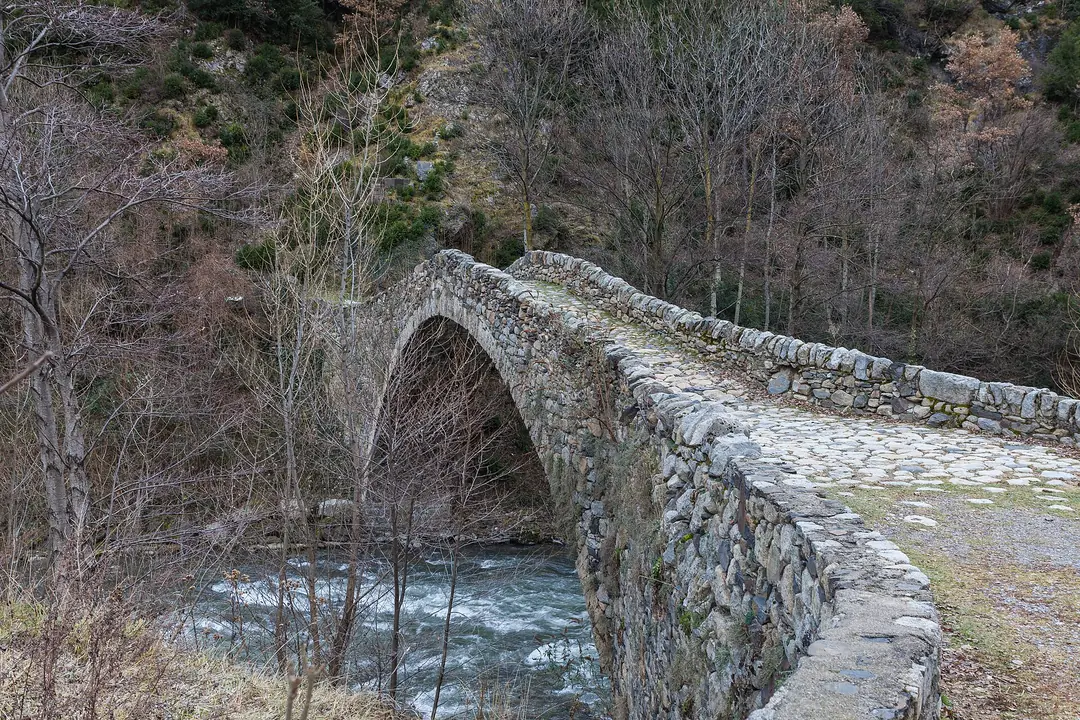
#> input picture assets/ad/L01.webp, 1080 x 720 px
$ python -i refill_gap.py   (imports and definitions only)
#> lines starting #> are read from the running program, lines starting #| are printed output that depends on the picture
# -*- coding: utf-8 -*-
"""精准补图：只补缺口，已有的图一张都不动。

和 fill_images.py 的区别
------------------------
fill_images 是**整国重选**（`rec["landmark_images"] = picked`），跑一次会把
好图也一起换掉 —— 之前"补第五张"结果把凡尔赛镜厅换成某酒吧的镜子就是这么来的。

这个脚本只做一件事：往某个国家的 `landmark_images` **末尾追加**一张，
已有条目、已有文件、已有编号全部原样保留。

用法
----
    python scripts/refill_gap.py                # 补全部缺口
    python scripts/refill_gap.py ZA MY          # 只补这两个国家
    python scripts/refill_gap.py --dry-run      # 只搜索、列出候选，不下载不写盘

依赖 Commons API（commons.wikimedia.org）。当前网络若访问不了维基，
脚本会在第一步直接报错退出，不会留下半截数据。
"""

import argparse
import io
import json
import os
import re
import sys

sys.path.insert(0, os.path.dirname(os.path.abspath(__file__)))
import fill_images as F              # 复用它的检索、评分、黑名单
from PIL import Image

# [1 line that did not run here, left out]

# 图片规格，与 scripts/optimize_images.py 保持一致
DETAIL_W, DETAIL_Q = 1080, 75
THUMB_W, THUMB_Q, THUMB_H = 240, 78, 180

# ---------------------------------------------------------------------------
# 缺口清单。每一条对应 2026-11-04 被删掉的一张错图。
#   must  —— 文件名里必须出现的专名（去空格、忽略大小写后做包含判断）
#   avoid —— 命中即淘汰的排除词，用来挡住"同名不同地"
#
# 为什么不用 is_junk 统一挡：JUNK_WORDS 里有 prison/office/school 这些词，
# 而罗本岛本身就是监狱博物馆、帕拉马里博那处就是市场建筑 —— 一刀切会误伤，
# 这里按缺口逐条精确指定。
GAPS = [
    # —— 第一批（2026-11-04 上午删掉的 18 张里能补的 10 张）——
    dict(iso="ZA", zh="罗本岛", pick="Robben Island-113362.jpg"),
    dict(iso="MY", zh="黑风洞", pick="Batu Caves stairs 2022-05.jpg"),
    dict(iso="AE", zh="哈利法塔", pick="Dubai skyline 2015 (crop).jpg"),
    dict(iso="AE", zh="迪拜棕榈岛", pick="Palm Jumeirah Beach.jpg"),
    dict(iso="CA", zh="尼亚加拉大瀑布",
         pick="Canadian Horseshoe Falls with city of Niagara Falls, Ontario in background.jpg"),
    dict(iso="CV", zh="圣菲利佩皇家要塞", pick="CidadeVelha-SaoFelipe1.jpg"),
    dict(iso="KI", zh="贝蒂奥岛", pick="Kiribati Bairiki Betio Causeway.jpg"),
    dict(iso="SR", zh="帕拉马里博中央市场", pick="Paramaribo market (33557504165).jpg"),
    dict(iso="XK", zh="普里什蒂纳新生纪念碑", pick="NEWBORN Monument.jpg"),
    dict(iso="YE", zh="亚丁港", pick="Green Lighthouse.jpg"),

    # —— 第二批：用户点名的问题图（地图/标牌/告示牌/1931 老照片）——
    dict(iso="NC", zh="新喀里多尼亚泻湖", pick="Corail Lifou.JPG",
         why="原第 2 张是菲律宾爱妮岛（完全不是新喀），第 5 张是地图"),
    dict(iso="SB", zh="圣伊莎贝尔岛", pick="Rainforestt of Isabel Island.jpg",
         why="原图是维基的区划定位图（Solomon Islands - Santa Isabel.PNG）"),
    dict(iso="SB", zh="瓜达尔卡纳尔岛", pick="Visale, Solomon Islands.JPG",
         why="原图是维基的区划定位图（Solomon Islands - Guadalcanal.PNG）"),
    dict(iso="BF", zh="班福拉瀑布", pick="Cascades de Banfora Burkina Faso.JPG",
         why="原图是 1931 年法国殖民地宣传照（稻田脱粒），不是瀑布"),
    dict(iso="BI", zh="基比拉国家公园", pick="L'environnement de Kibira à teza.jpg",
         why="原图是公园入口的入园须知告示牌"),
    dict(iso="CL", zh="复活节岛摩艾石像", pick="Kneeled moai Easter Island.jpg",
         why="原图是摩艾旁边的木制保护告示牌"),
    dict(iso="CL", zh="圣克里斯托瓦尔山", pick="Cerro San Cristobal Santiago, Chile.jpg",
         why="原图是刻着诗句的石碑"),
    dict(iso="GS", zh="福图纳湾", pick="2021-11-17 Fortuna Bay, South Georgia 01.jpg",
         why="原图是地图（Fortuna-Bay.PNG），另一张是沙克尔顿在蒙得维的亚的葬礼照"),
    # 用户特别点名：夏威夷是旅游胜地，图要挑好的
    dict(iso="US", zh="夏威夷威基基海滩", pick="Diamond Head from Waikiki Beach 01.jpg",
         why="用户要求补夏威夷的图"),
    dict(iso="US", zh="夏威夷钻石头山", pick="Diamond Head.jpg",
         why="用户要求补夏威夷的图"),
    # —— 第三批（用户 2026-11-04 再次点名）——
    dict(iso="GM", zh="阿布科自然保护区林地",
         pick="Abuko Nature Reserve, Gambia - December 2013.jpg",
         why="原第 1 张是保护区入口的收费告示牌（ADMISSION FEES 绿牌）"),
    dict(iso="GM", zh="詹姆斯岛要塞遗迹",
         pick="Gambia 2010 - St. James island 0003.jpg",
         why="原第 2 张是老地图（James Island and Fort Gambia 手绘图）"),
    dict(iso="CN", zh="黄山云海",
         pick="Sea of clouds viewed from the top of Huangshan.jpg",
         why="用户要求中国再加一张：原有 5 张偏建筑与人文，缺自然景观"),
    # —— 梵蒂冈：NE 多边形只有 7 个点，简化后 <MIN_RING 被丢掉，
    #    index/meta/flat/cards 里全没有它，点标签只能落到「档案未就绪」。
    #    2026-11-04 手工建档（data/va.json），图从 Commons 人工挑选。
    dict(iso="VA", zh="圣彼得大教堂正立面",
         pick="Rome, Vatican, Italy, Facade of St. Peter's Basilica.jpg"),
    dict(iso="VA", zh="圣彼得广场与柱廊",
         pick="Saint Peter's Square from the dome.jpg"),
    dict(iso="VA", zh="西斯廷礼拜堂天顶画",
         pick="Lightmatter Sistine Chapel ceiling.jpg"),
    dict(iso="VA", zh="梵蒂冈博物馆螺旋楼梯",
         pick="Vatican Museums Spiral Staircase 2012.jpg"),
    dict(iso="CA", zh="多伦多天际线", pick="Toronto Skyline Summer 2020.jpg",
         why="原图是 8 Elm Street 施工照；天际线全景被评分器的宽高比上限挡掉了"),
]

# 查过候选池、Commons 上确实没有可用素材的（保持不显示，宁缺勿错）
SKIPPED = [
    ("BD", "孟加拉国国会大厦", "候选只剩「巴基斯坦邮票上的国会大厦」"),
    ("CG", "奥扎拉-科库阿国家公园", "候选 0 个，条目配图也打不开"),
    ("IO", "佩罗斯班霍斯环礁", "候选全是 18-19 世纪法文古地图"),
    ("LR", "布坎南港", "候选 0 个，关键词池 12 张全被判为设施照"),
    ("NC", "让·马里·吉巴乌文化中心", "Commons 上这个地标只有一张标着位置的区域地图"),
    ("PW", "洛克群岛", "唯一候选是帕劳科罗尔州的一条街"),
    ("TZ", "桑给巴尔海滩", "候选全是动物（白鹭/蝴蝶/海豚/织雀）"),
]

# 这 7 处查过候选池，Commons 上确实没有能用的素材（全是动物/古地图/别的城市的同名地标），
# 保持删除状态 —— 宁可不显示，也不放一张错的。
SKIPPED = [
    ("BD", "孟加拉国国会大厦", "候选只有「巴基斯坦邮票上的国会大厦」和实景照都对不上专名"),
    ("CA", "多伦多天际线", "候选全是一栋住宅楼的施工记录照（88 Scott / 252 Church / 19 Duncan）"),
    ("CG", "奥扎拉-科库阿国家公园", "候选 0 个，条目配图也打不开"),
    ("IO", "佩罗斯班霍斯环礁", "候选全是 18-19 世纪法文古地图（Plan des isles / PIan des isles）"),
    ("LR", "布坎南港", "候选 0 个，关键词池 12 张全被判为设施照"),
    ("PW", "洛克群岛", "唯一候选是帕劳科罗尔州的一条街，不是洛克群岛"),
    ("TZ", "桑给巴尔海滩", "候选全是动物（白鹭/蝴蝶/海豚/织雀），没有一个海岸场景"),
]


# [19 lines left out: functions check_api, next_index, not called in this run]


def to_webp(src_abs):
    """按 optimize_images.py 的规格转详情图 + 缩略图，返回相对仓库根的路径。"""
#> called with src_abs = '../assets/ad/L01.webp'
    base, _ext = os.path.splitext(src_abs)
    detail_abs = base + ".webp"
    thumb_abs = base + ".thumb.webp"

    im = Image.open(src_abs).convert("RGB")
#> im is the input picture: PIL image 1080x720 RGB; mean R, G, B 98.9, 98, 96.5
    w, h = im.size
#> w = 1080; h = 720

    w2 = min(DETAIL_W, w)
#> w2 = 1080
    h2 = max(1, round(h * w2 / float(w)))
#> h2 = 720
    im.resize((w2, h2), Image.LANCZOS).save(detail_abs, "WEBP",
                                            quality=DETAIL_Q, method=6)

    w3 = min(THUMB_W, w)
#> w3 = 240
    h3 = max(1, round(h * w3 / float(w)))
#> h3 = 160
    if h3 > THUMB_H:                       # 竖图按宽缩完还太高，再按高度兜一次
        h3 = THUMB_H
        w3 = max(1, round(w * h3 / float(h)))
    im.resize((w3, h3), Image.LANCZOS).save(thumb_abs, "WEBP",
                                            quality=THUMB_Q, method=6)
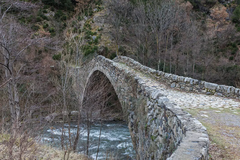
#> saved as L01.thumb.webp: PIL image 240x160 RGB; mean R, G, B 98.9, 98, 96.5

#> (the run stopped early here; a loop or call above may not have finished)

$ run again, on assets/am/L02.webp
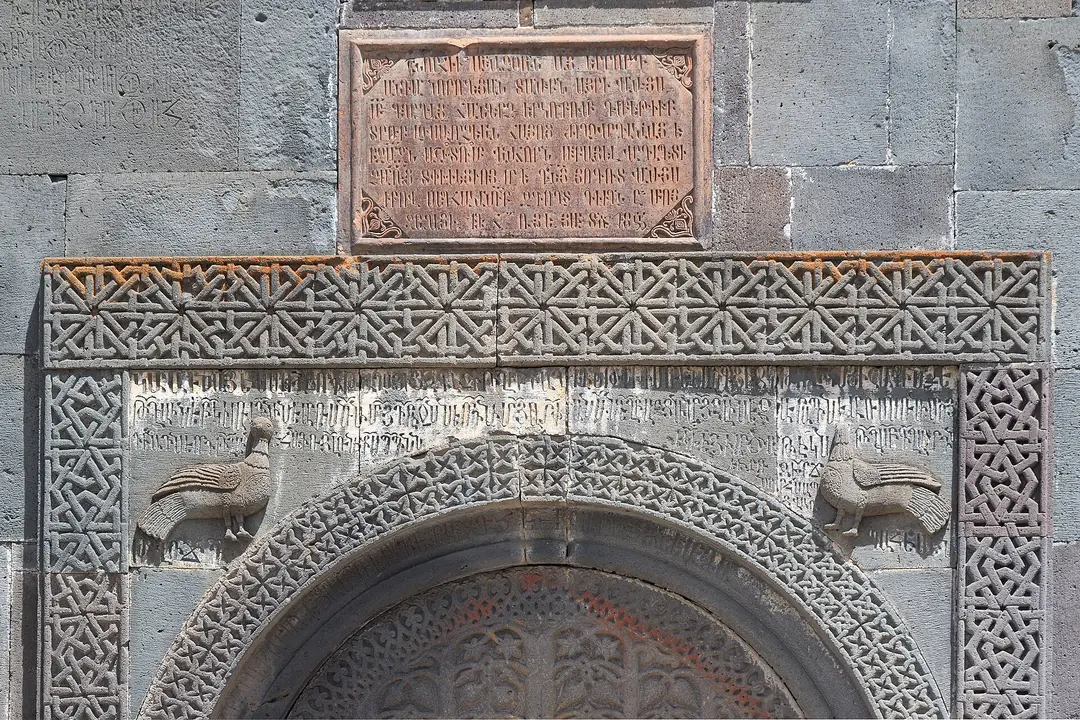
#> input picture assets/am/L02.webp, 1080 x 720 px
#> in to_webp, im is the input picture: PIL image 1080x720 RGB; mean R, G, B 134.1, 129.6, 128.1
#> in to_webp, `im.resize((w3, h3), Image.LANCZOS).save(thumb_abs, "WEBP", quality=THU..`:
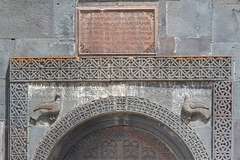
#> saved as L02.thumb.webp: PIL image 240x160 RGB; mean R, G, B 134.1, 129.6, 128.1

$ run again, on assets/am/L03.webp
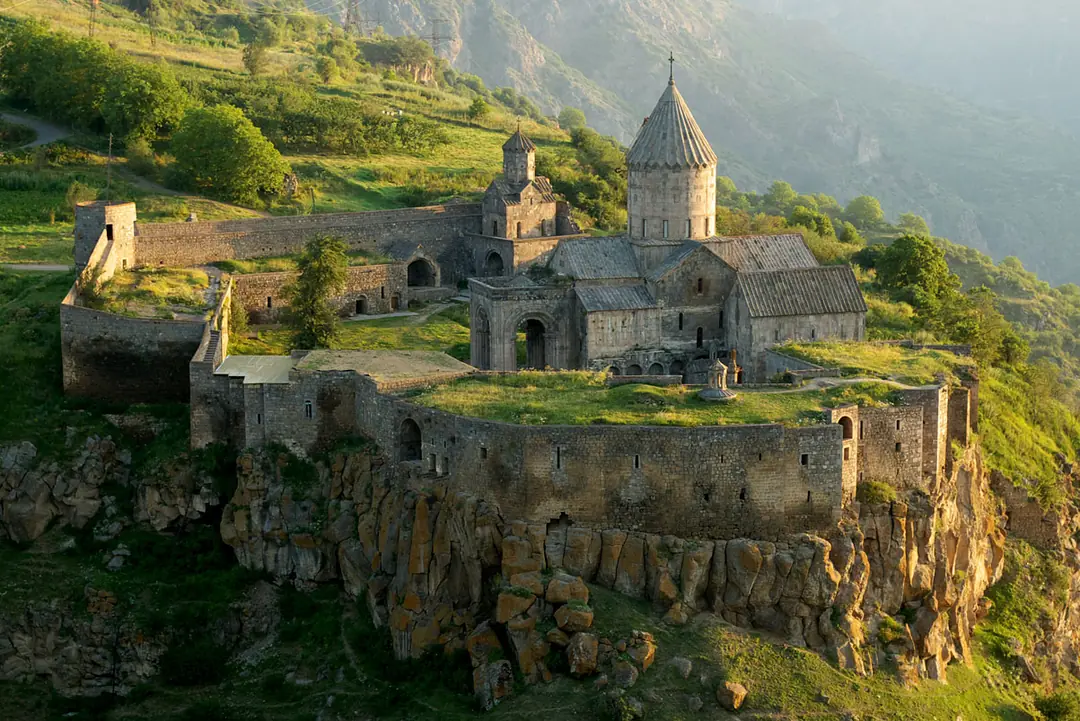
#> input picture assets/am/L03.webp, 1080 x 721 px
#> in to_webp, im is the input picture: PIL image 1080x721 RGB; mean R, G, B 94, 96.2, 67.2
#> in to_webp, `im.resize((w3, h3), Image.LANCZOS).save(thumb_abs, "WEBP", quality=THU..`:
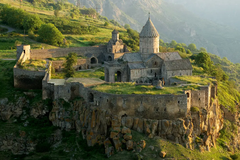
#> saved as L03.thumb.webp: PIL image 240x160 RGB; mean R, G, B 94, 96.2, 67.2
